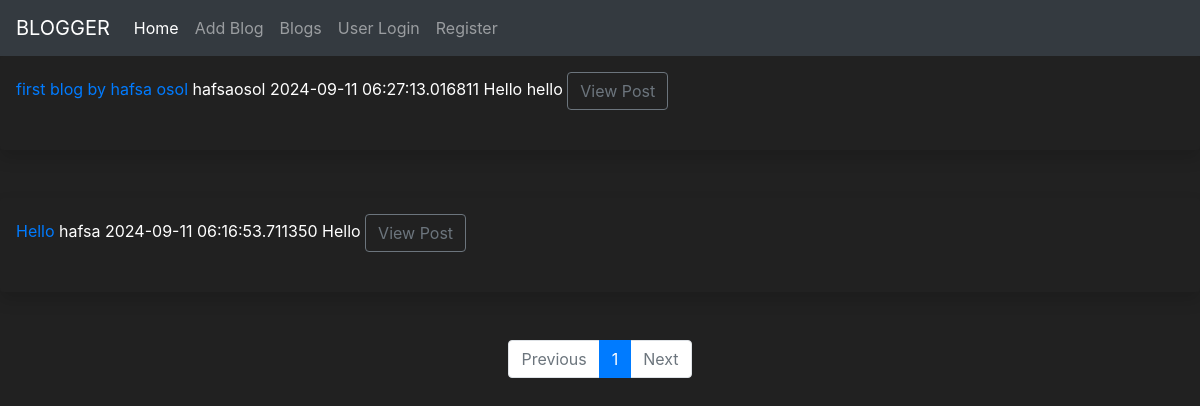
The page /posts on the database its author committed.
### app.py (models this page shows, shortened)
class Posts(db.Model):
    id = db.Column(db.Integer(), primary_key = True)
    title = db.Column(db.String(255))
    content = db.Column(db.Text)
    date_posted = db.Column(db.DateTime, default = datetime.now(timezone.utc))
    slug = db.Column(db.String(255))
    poster_id = db.Column(db.Integer, db.ForeignKey('users.id'))
    comments = db.relationship('Comments', backref='post')

class Users(db.Model, UserMixin):
    id = db.Column(db.Integer, primary_key = True)
    username = db.Column(db.String(20), nullable = False,unique = True)
    name = db.Column(db.String(200), nullable = False)
    email = db.Column(db.String(120), nullable = False,unique = True)
    fav_color = db.Column(db.String(120))
    date_added = db.Column(db.DateTime, default = datetime.now(timezone.utc))
    password_hash = db.Column(db.String(120))
    posts = db.relationship('Posts', backref = 'poster')
    comments = db.relationship('Comments', backref = 'commenter')
    @property
    def password(self):
        raise AttributeError("password is not a readable attribute")

### app.py (the view)
@app.route('/posts')
def posts():
    page = request.args.get('page', 1, type=int)  # Get the page number from the URL query parameter, default to 1
    posts = Posts.query.order_by(Posts.date_posted.desc()).paginate(page=page, per_page=3)  # Paginate the query
    return render_template('posts.html',posts=posts)

### templates/posts.html (shortened to what this page needs)
{% extends 'base.html'%}
{% block content %}
{% for post in posts %}
<div class="shadow p-3 mb-5 bg-body rounded">
<a href="{{url_for('post',id = post.id)}}">{{post.title}}</a>
{{post.poster.name}}
{{post.date_posted}}
{{post.content}}
<a href="{{url_for('post',id = post.id)}}" class='btn btn-outline-secondary'>View Post</a>
<br><br>
</div>
{% endfor %}
<nav aria-label="Page navigation">
  <ul class="pagination justify-content-center">
    {% if posts.has_prev %}
      <li class="page-item">
        <a class="page-link" href="{{ url_for('posts', page=posts.prev_num) }}">Previous</a>
      </li>
    {% else %}
      <li class="page-item disabled">
        <span class="page-link">Previous</span>
      </li>
    {% endif %}
    {% for page_num in posts.iter_pages() %}
      {% if page_num %}
        {% if page_num == posts.page %}
          <li class="page-item active">
            <span class="page-link">{{ page_num }}</span>
          </li>
        {% else %}
          <li class="page-item">
            <a class="page-link" href="{{ url_for('posts', page=page_num) }}">{{ page_num }}</a>
          </li>
        {% endif %}
      {% else %}
        <li class="page-item disabled">
          <span class="page-link">...</span>
        </li>
      {% endif %}
    {% endfor %}
    {% if posts.has_next %}
      <li class="page-item">
        <a class="page-link" href="{{ url_for('posts', page=posts.next_num) }}">Next</a>
      </li>
    {% else %}
      <li class="page-item disabled">
        <span class="page-link">Next</span>
      </li>
    {% endif %}
  </ul>
</nav>
{% endblock %}

### templates/base.html (style rules this page uses)
body { background-color: #212121; color: white }

### rows shown on the page
Posts: title "first blog by hafsa osol", poster.name "hafsaosol", date_posted "2024-09-11 06:27:13.016811", content "Hello hello"
Posts: title "Hello", poster.name "hafsa", date_posted "2024-09-11 06:16:53.711350", content "Hello"

### other values the page prints
{{ page_num }} "1"
